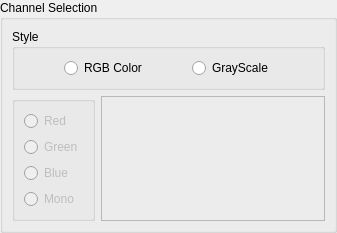
<?xml version="1.0" encoding="UTF-8"?>
<ui version="4.0">
 <class>ChannelSelectionWidgetForm</class>
 <widget class="QWidget" name="ChannelSelectionWidgetForm">
  <property name="geometry">
   <rect>
    <x>0</x>
    <y>0</y>
    <width>337</width>
    <height>205</height>
   </rect>
  </property>
  <property name="windowTitle">
   <string>Channel Selection</string>
  </property>
  <layout class="QGridLayout" name="gridLayout_5">
   <property name="margin">
    <number>0</number>
   </property>
   <item row="0" column="0">
    <widget class="QGroupBox" name="m_groupBox">
     <property name="title">
      <string>Channel Selection</string>
     </property>
     <property name="flat">
      <bool>false</bool>
     </property>
     <layout class="QGridLayout" name="gridLayout_6">
      <property name="margin">
       <number>9</number>
      </property>
      <item row="0" column="0">
       <layout class="QGridLayout" name="gridLayout_4">
        <item row="1" column="0">
         <layout class="QGridLayout" name="gridLayout_3">
          <item row="0" column="0">
           <widget class="QGroupBox" name="m_bandGroupBox">
            <property name="enabled">
             <bool>true</bool>
            </property>
            <property name="title">
             <string/>
            </property>
            <layout class="QGridLayout" name="gridLayout">
             <item row="0" column="0">
              <widget class="QRadioButton" name="m_redRadioButton">
               <property name="enabled">
                <bool>false</bool>
               </property>
               <property name="text">
                <string>Red</string>
               </property>
               <property name="autoExclusive">
                <bool>true</bool>
               </property>
              </widget>
             </item>
             <item row="1" column="0">
              <widget class="QRadioButton" name="m_greenRadioButton">
               <property name="enabled">
                <bool>false</bool>
               </property>
               <property name="text">
                <string>Green</string>
               </property>
               <property name="autoExclusive">
                <bool>true</bool>
               </property>
              </widget>
             </item>
             <item row="2" column="0">
              <widget class="QRadioButton" name="m_blueRadioButton">
               <property name="enabled">
                <bool>false</bool>
               </property>
               <property name="text">
                <string>Blue</string>
               </property>
               <property name="autoExclusive">
                <bool>true</bool>
               </property>
              </widget>
             </item>
             <item row="3" column="0">
              <widget class="QRadioButton" name="m_monoRadioButton">
               <property name="enabled">
                <bool>false</bool>
               </property>
               <property name="text">
                <string>Mono</string>
               </property>
              </widget>
             </item>
            </layout>
           </widget>
          </item>
          <item row="0" column="1">
           <widget class="QFrame" name="m_frame">
            <property name="sizePolicy">
             <sizepolicy hsizetype="MinimumExpanding" vsizetype="Preferred">
              <horstretch>0</horstretch>
              <verstretch>0</verstretch>
             </sizepolicy>
            </property>
            <property name="frameShape">
             <enum>QFrame::StyledPanel</enum>
            </property>
            <property name="frameShadow">
             <enum>QFrame::Raised</enum>
            </property>
           </widget>
          </item>
         </layout>
        </item>
        <item row="0" column="0">
         <widget class="QGroupBox" name="groupBox">
          <property name="title">
           <string>Style</string>
          </property>
          <layout class="QGridLayout" name="gridLayout_2">
           <item row="0" column="0">
            <spacer name="horizontalSpacer">
             <property name="orientation">
              <enum>Qt::Horizontal</enum>
             </property>
             <property name="sizeHint" stdset="0">
              <size>
               <width>40</width>
               <height>20</height>
              </size>
             </property>
            </spacer>
           </item>
           <item row="0" column="3">
            <spacer name="horizontalSpacer_2">
             <property name="orientation">
              <enum>Qt::Horizontal</enum>
             </property>
             <property name="sizeHint" stdset="0">
              <size>
               <width>40</width>
               <height>20</height>
              </size>
             </property>
            </spacer>
           </item>
           <item row="0" column="5">
            <spacer name="horizontalSpacer_3">
             <property name="orientation">
              <enum>Qt::Horizontal</enum>
             </property>
             <property name="sizeHint" stdset="0">
              <size>
               <width>40</width>
               <height>20</height>
              </size>
             </property>
            </spacer>
           </item>
           <item row="0" column="1">
            <widget class="QRadioButton" name="m_rgbColorRadioButton">
             <property name="text">
              <string>RGB Color</string>
             </property>
            </widget>
           </item>
           <item row="0" column="4">
            <widget class="QRadioButton" name="m_grayScaleRadioButton">
             <property name="text">
              <string>GrayScale</string>
             </property>
            </widget>
           </item>
          </layout>
         </widget>
        </item>
       </layout>
      </item>
     </layout>
    </widget>
   </item>
  </layout>
 </widget>
 <resources/>
 <connections/>
</ui>
